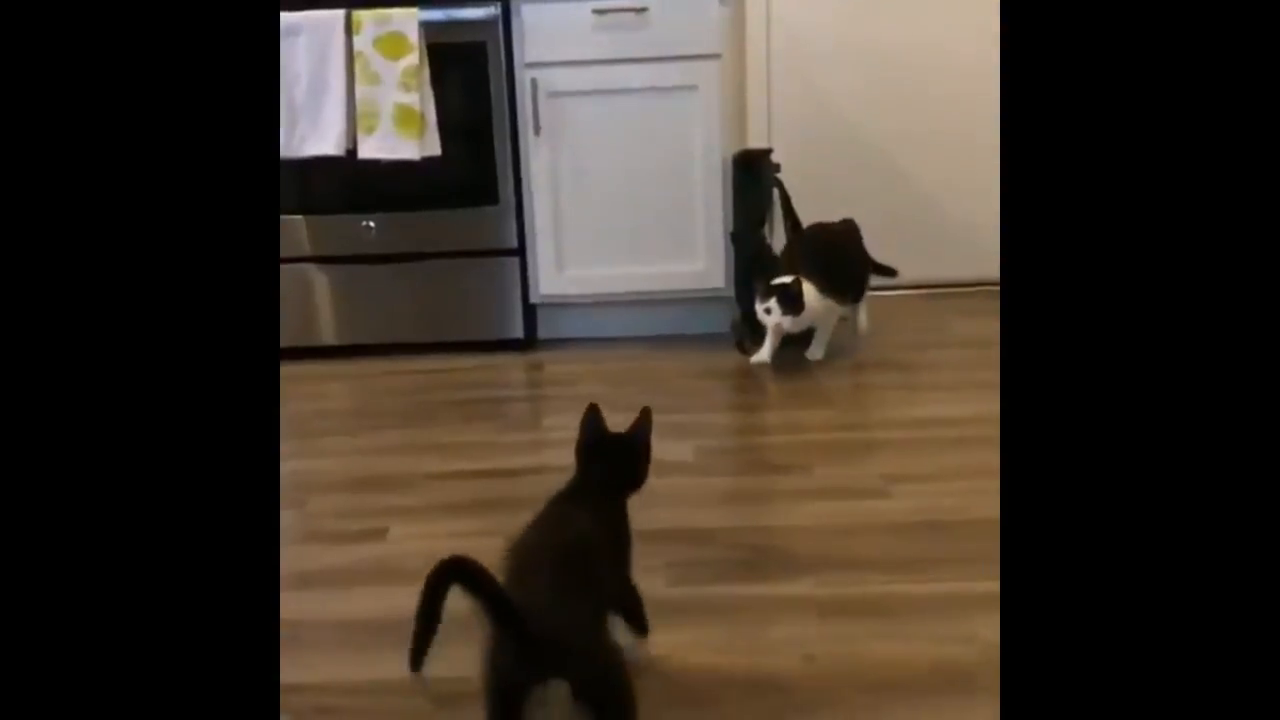
#> input picture frame 37 of videos/cats-wwe.mp4, 1280 x 720 px
$ python add_text_to_video.py
#> lines starting #> are read from the running program, lines starting #| are printed output that depends on the picture; after the words box and inside, x2 and y2 are one past the last pixel; in counts of white or black regions, pixels touching at a corner belong together
import cv2 as cv
import datetime
cap = cv.VideoCapture('videos/cats-wwe.mp4')
print(cap.get(cv.CAP_PROP_FRAME_WIDTH))
print(cap.get(cv.CAP_PROP_FRAME_HEIGHT))

# [7 lines of commented-out code are left out]

while(cap.isOpened()):
    ret, frame = cap.read()
#> frame is the input picture: shape (720, 1280, 3); mean B, G, R 42.3, 52.1, 61.6
    if ret == True:

        font = cv.FONT_HERSHEY_SIMPLEX
        text = f'Width: {cap.get(3)}  Height: {cap.get(4)}'
        dateT = f'{datetime.datetime.now()}'
        cv.putText(frame, dateT, (10,50), font, 1, (255,69,5), 2, cv.LINE_AA)
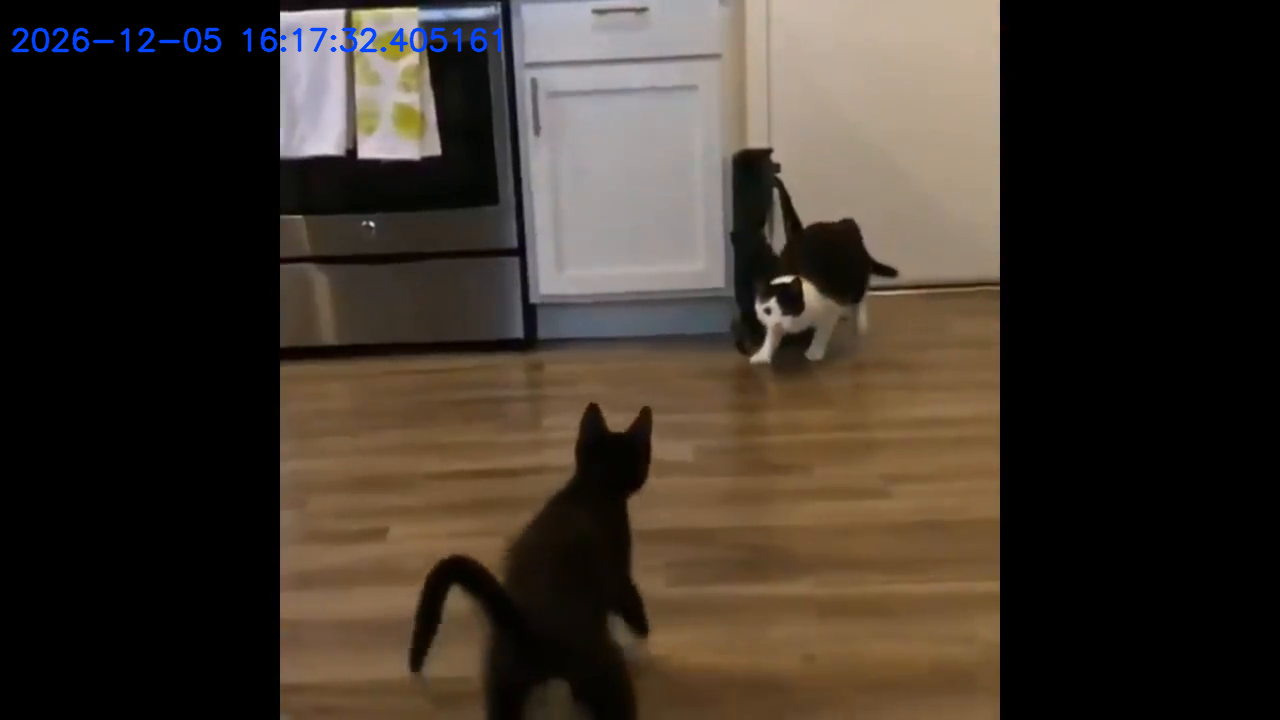
#> frame: shape (720, 1280, 3); 0.55% of pixels changed, all inside (x1, y1, x2, y2) = (11, 27, 502, 53)
        # gray = cv.cvtColor(frame, cv.COLOR_BGR2GRAY)
        cv.imshow('frame', frame)

        if cv.waitKey(20) & 0xFF == ord('q'):
#> (key q is pressed here)
            break
    else:
        break

cap.release()
cv.destroyAllWindows()

$ run again, starting later in the video
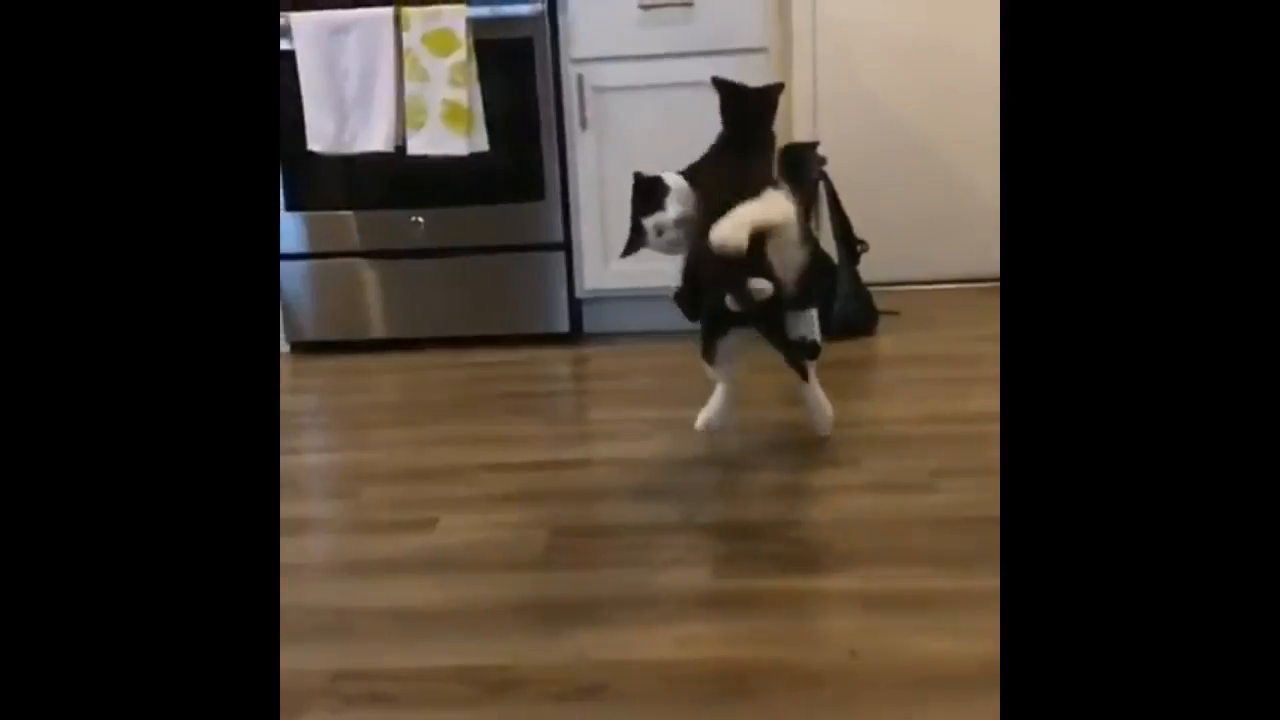
#> input picture frame 166 of videos/cats-wwe.mp4, 1280 x 720 px
#> frame is the input picture: shape (720, 1280, 3); mean B, G, R 42.3, 52.1, 61.6
#> `cv.putText(frame, dateT, (10,50), font, 1, (255,69,5), 2, cv.LINE_AA)`:
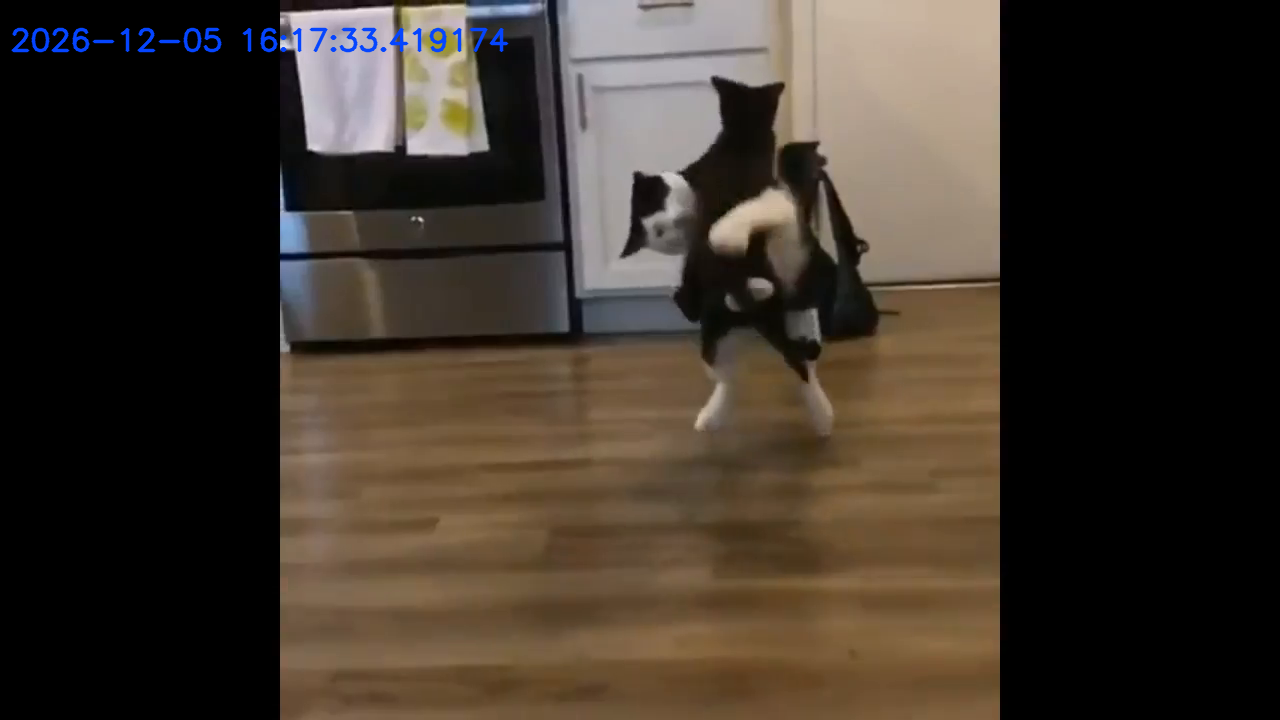
#> frame: shape (720, 1280, 3); 0.54% of pixels changed, all inside (x1, y1, x2, y2) = (11, 27, 509, 53)

$ run again, starting later in the video
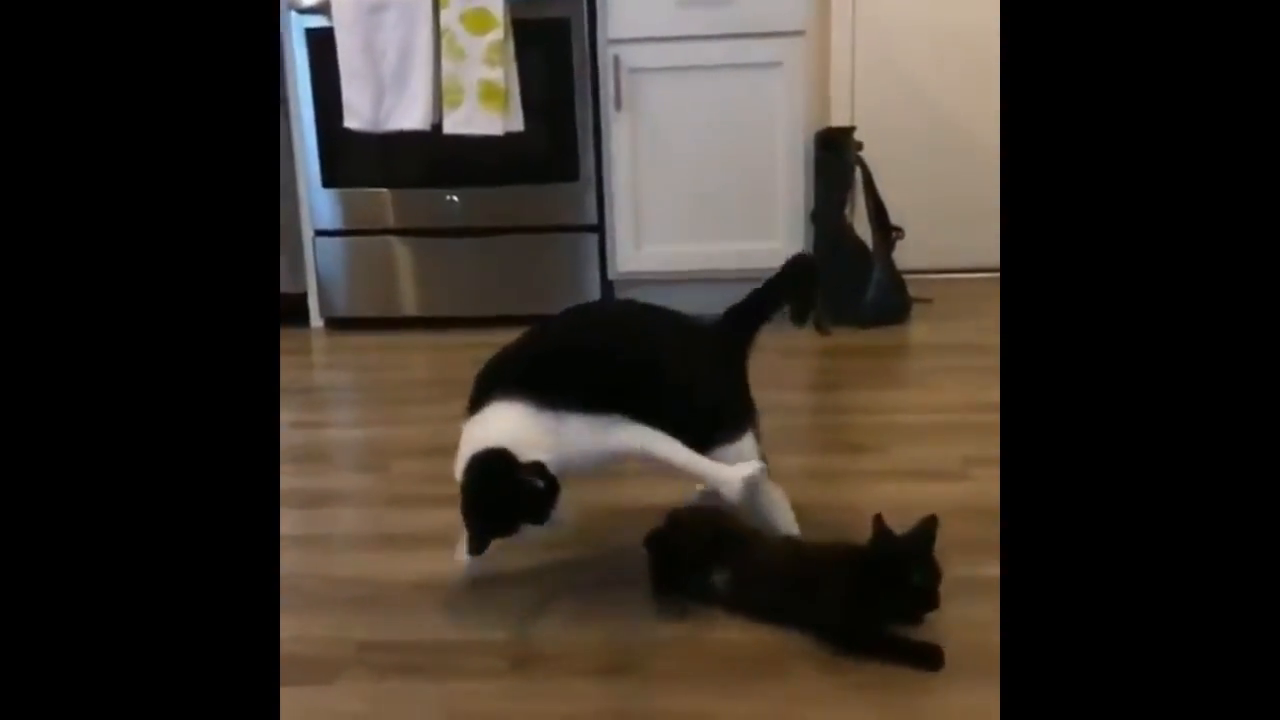
#> input picture frame 296 of videos/cats-wwe.mp4, 1280 x 720 px
#> frame is the input picture: shape (720, 1280, 3); mean B, G, R 39.5, 47, 54.4
#> `cv.putText(frame, dateT, (10,50), font, 1, (255,69,5), 2, cv.LINE_AA)`:
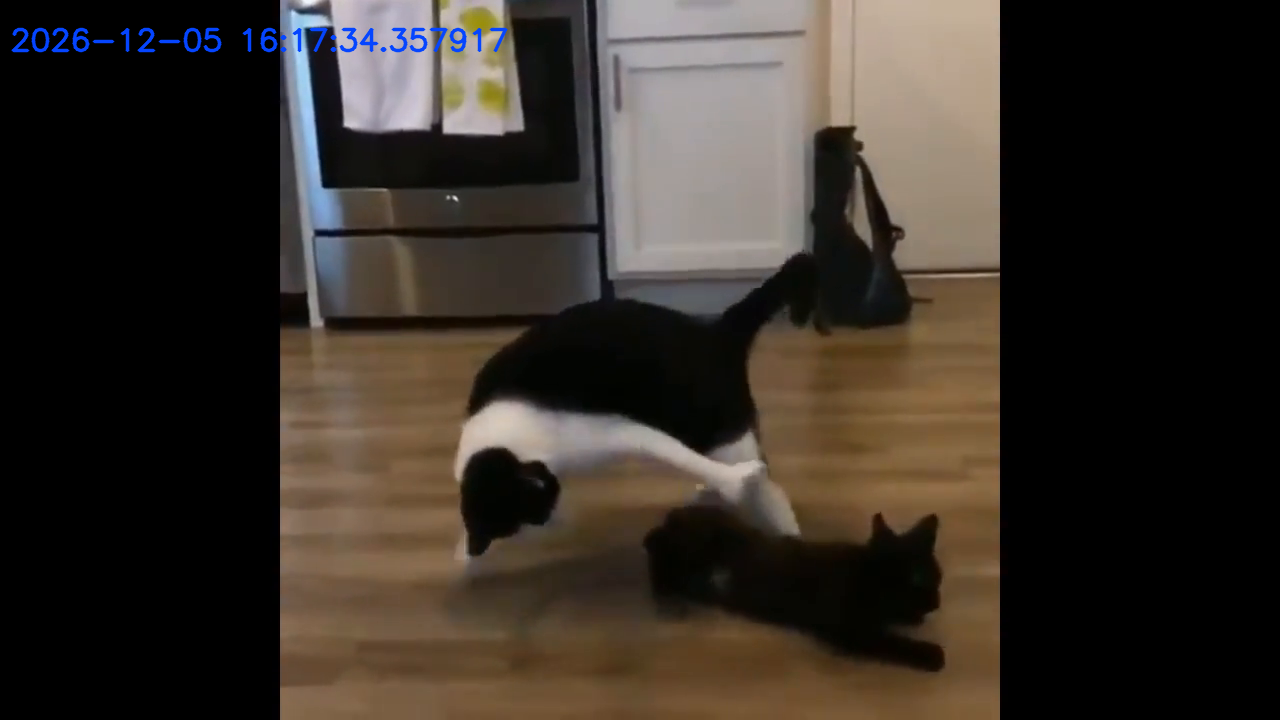
#> frame: shape (720, 1280, 3); 0.55% of pixels changed, all inside (x1, y1, x2, y2) = (11, 27, 508, 53)
